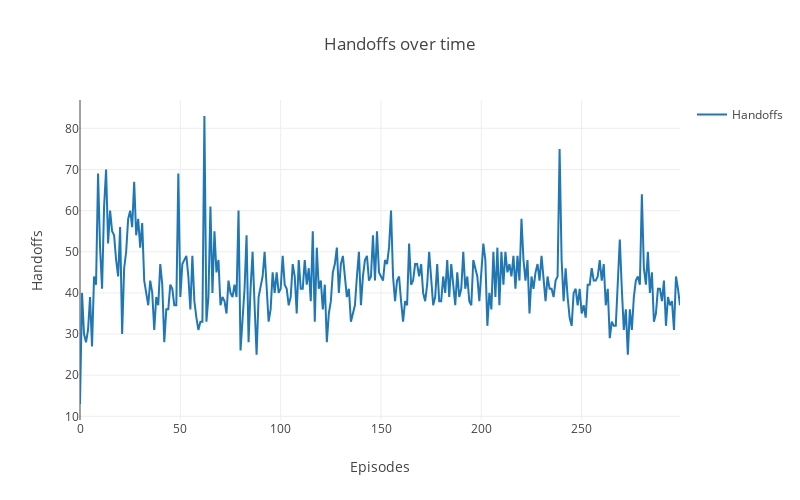

This figure's notebook cell:
### Code cell
# Create handoff graph
handoffs = go.Scatter(
    x = len(result_NN.Handoffs),
    y = result_NN.Handoffs,
    name='Handoffs'
)

data = [handoffs]

# Plot and embed in ipython notebook!
plotly.offline.iplot(
    {"data": data,
     "layout": go.Layout(
         height=500,
         width=800,
         title='Handoffs over time',
         xaxis=dict(
             title='Episodes',
         ),
         yaxis=dict(
             title='Handoffs'
         ), 
         showlegend=True)},
    show_link=False,
    link_text=None)

### Figure 1 — Plotly figure (JSON) as saved in the notebook; plotly's stock layout.template omitted (floating-point values rounded to 4 significant figures; data arrays with more than 128 entries replaced by an {"elided": "..."} marker saying what was removed)
{"data": [{"name": "Handoffs", "type": "scatter", "x": 300, "y": {"elided": "300 int values"}}], "layout": {"height": 500, "showlegend": true, "title": "Handoffs over time", "width": 800, "xaxis": {"title": "Episodes"}, "yaxis": {"title": "Handoffs"}}}
